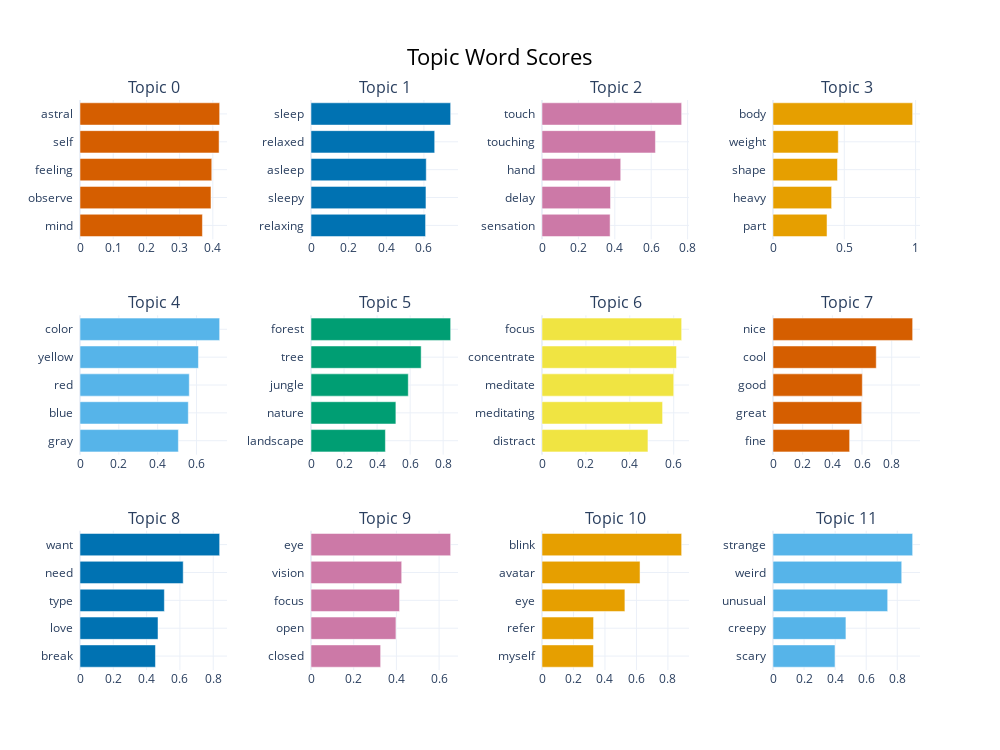

The cell this chart's notebook holds for it:
### Code cell
topic_model.visualize_barchart(top_n_topics=16)

### Figure 1 — Plotly figure (JSON) as saved in the notebook; plotly's stock layout.template omitted (floating-point values rounded to 4 significant figures)
{"data": [{"marker": {"color": "#D55E00"}, "orientation": "h", "type": "bar", "x": [0.3687, 0.3944, 0.3968, 0.4189, 0.4206], "xaxis": "x", "y": ["mind  ", "observe  ", "feeling  ", "self  ", "astral  "], "yaxis": "y"}, {"marker": {"color": "#0072B2"}, "orientation": "h", "type": "bar", "x": [0.6089, 0.6109, 0.6125, 0.6573, 0.7421], "xaxis": "x2", "y": ["relaxing  ", "sleepy  ", "asleep  ", "relaxed  ", "sleep  "], "yaxis": "y2"}, {"marker": {"color": "#CC79A7"}, "orientation": "h", "type": "bar", "x": [0.3742, 0.3765, 0.4325, 0.6232, 0.7672], "xaxis": "x3", "y": ["sensation  ", "delay  ", "hand  ", "touching  ", "touch  "], "yaxis": "y3"}, {"marker": {"color": "#E69F00"}, "orientation": "h", "type": "bar", "x": [0.3788, 0.411, 0.4524, 0.4577, 0.9793], "xaxis": "x4", "y": ["part  ", "heavy  ", "shape  ", "weight  ", "body  "], "yaxis": "y4"}, {"marker": {"color": "#56B4E9"}, "orientation": "h", "type": "bar", "x": [0.5066, 0.5577, 0.5627, 0.6099, 0.7192], "xaxis": "x5", "y": ["gray  ", "blue  ", "red  ", "yellow  ", "color  "], "yaxis": "y5"}, {"marker": {"color": "#009E73"}, "orientation": "h", "type": "bar", "x": [0.4504, 0.5138, 0.5889, 0.6668, 0.8453], "xaxis": "x6", "y": ["landscape  ", "nature  ", "jungle  ", "tree  ", "forest  "], "yaxis": "y6"}, {"marker": {"color": "#F0E442"}, "orientation": "h", "type": "bar", "x": [0.4827, 0.5494, 0.6002, 0.6129, 0.6363], "xaxis": "x7", "y": ["distract  ", "meditating  ", "meditate  ", "concentrate  ", "focus  "], "yaxis": "y7"}, {"marker": {"color": "#D55E00"}, "orientation": "h", "type": "bar", "x": [0.5165, 0.5981, 0.602, 0.6959, 0.9413], "xaxis": "x8", "y": ["fine  ", "great  ", "good  ", "cool  ", "nice  "], "yaxis": "y8"}, {"marker": {"color": "#0072B2"}, "orientation": "h", "type": "bar", "x": [0.4531, 0.4684, 0.5066, 0.6197, 0.8385], "xaxis": "x9", "y": ["break  ", "love  ", "type  ", "need  ", "want  "], "yaxis": "y9"}, {"marker": {"color": "#CC79A7"}, "orientation": "h", "type": "bar", "x": [0.3262, 0.3978, 0.4149, 0.4248, 0.6541], "xaxis": "x10", "y": ["closed  ", "open  ", "focus  ", "vision  ", "eye  "], "yaxis": "y10"}, {"marker": {"color": "#E69F00"}, "orientation": "h", "type": "bar", "x": [0.3268, 0.3276, 0.5267, 0.6228, 0.8872], "xaxis": "x11", "y": ["myself  ", "refer  ", "eye  ", "avatar  ", "blink  "], "yaxis": "y11"}, {"marker": {"color": "#56B4E9"}, "orientation": "h", "type": "bar", "x": [0.3991, 0.4695, 0.7384, 0.8287, 0.8991], "xaxis": "x12", "y": ["scary  ", "creepy  ", "unusual  ", "weird  ", "strange  "], "yaxis": "y12"}], "layout": {"annotations": [{"font": {"size": 16}, "showarrow": false, "text": "Topic 0", "x": 0.0875, "xanchor": "center", "xref": "paper", "y": 1, "yanchor": "bottom", "yref": "paper"}, {"font": {"size": 16}, "showarrow": false, "text": "Topic 1", "x": 0.3625, "xanchor": "center", "xref": "paper", "y": 1, "yanchor": "bottom", "yref": "paper"}, {"font": {"size": 16}, "showarrow": false, "text": "Topic 2", "x": 0.6375, "xanchor": "center", "xref": "paper", "y": 1, "yanchor": "bottom", "yref": "paper"}, {"font": {"size": 16}, "showarrow": false, "text": "Topic 3", "x": 0.9125, "xanchor": "center", "xref": "paper", "y": 1, "yanchor": "bottom", "yref": "paper"}, {"font": {"size": 16}, "showarrow": false, "text": "Topic 4", "x": 0.0875, "xanchor": "center", "xref": "paper", "y": 0.6222, "yanchor": "bottom", "yref": "paper"}, {"font": {"size": 16}, "showarrow": false, "text": "Topic 5", "x": 0.3625, "xanchor": "center", "xref": "paper", "y": 0.6222, "yanchor": "bottom", "yref": "paper"}, {"font": {"size": 16}, "showarrow": false, "text": "Topic 6", "x": 0.6375, "xanchor": "center", "xref": "paper", "y": 0.6222, "yanchor": "bottom", "yref": "paper"}, {"font": {"size": 16}, "showarrow": false, "text": "Topic 7", "x": 0.9125, "xanchor": "center", "xref": "paper", "y": 0.6222, "yanchor": "bottom", "yref": "paper"}, {"font": {"size": 16}, "showarrow": false, "text": "Topic 8", "x": 0.0875, "xanchor": "center", "xref": "paper", "y": 0.2444, "yanchor": "bottom", "yref": "paper"}, {"font": {"size": 16}, "showarrow": false, "text": "Topic 9", "x": 0.3625, "xanchor": "center", "xref": "paper", "y": 0.2444, "yanchor": "bottom", "yref": "paper"}, {"font": {"size": 16}, "showarrow": false, "text": "Topic 10", "x": 0.6375, "xanchor": "center", "xref": "paper", "y": 0.2444, "yanchor": "bottom", "yref": "paper"}, {"font": {"size": 16}, "showarrow": false, "text": "Topic 11", "x": 0.9125, "xanchor": "center", "xref": "paper", "y": 0.2444, "yanchor": "bottom", "yref": "paper"}], "height": 750, "hoverlabel": {"bgcolor": "white", "font": {"family": "Rockwell", "size": 16}}, "showlegend": false, "title": {"font": {"color": "Black", "size": 22}, "text": "Topic Word Scores", "x": 0.5, "xanchor": "center", "yanchor": "top"}, "width": 1000, "xaxis": {"anchor": "y", "domain": [0, 0.175], "showgrid": true}, "xaxis10": {"anchor": "y10", "domain": [0.275, 0.45], "showgrid": true}, "xaxis11": {"anchor": "y11", "domain": [0.55, 0.725], "showgrid": true}, "xaxis12": {"anchor": "y12", "domain": [0.825, 1], "showgrid": true}, "xaxis2": {"anchor": "y2", "domain": [0.275, 0.45], "showgrid": true}, "xaxis3": {"anchor": "y3", "domain": [0.55, 0.725], "showgrid": true}, "xaxis4": {"anchor": "y4", "domain": [0.825, 1], "showgrid": true}, "xaxis5": {"anchor": "y5", "domain": [0, 0.175], "showgrid": true}, "xaxis6": {"anchor": "y6", "domain": [0.275, 0.45], "showgrid": true}, "xaxis7": {"anchor": "y7", "domain": [0.55, 0.725], "showgrid": true}, "xaxis8": {"anchor": "y8", "domain": [0.825, 1], "showgrid": true}, "xaxis9": {"anchor": "y9", "domain": [0, 0.175], "showgrid": true}, "yaxis": {"anchor": "x", "domain": [0.7556, 1], "showgrid": true}, "yaxis10": {"anchor": "x10", "domain": [0, 0.2444], "showgrid": true}, "yaxis11": {"anchor": "x11", "domain": [0, 0.2444], "showgrid": true}, "yaxis12": {"anchor": "x12", "domain": [0, 0.2444], "showgrid": true}, "yaxis2": {"anchor": "x2", "domain": [0.7556, 1], "showgrid": true}, "yaxis3": {"anchor": "x3", "domain": [0.7556, 1], "showgrid": true}, "yaxis4": {"anchor": "x4", "domain": [0.7556, 1], "showgrid": true}, "yaxis5": {"anchor": "x5", "domain": [0.3778, 0.6222], "showgrid": true}, "yaxis6": {"anchor": "x6", "domain": [0.3778, 0.6222], "showgrid": true}, "yaxis7": {"anchor": "x7", "domain": [0.3778, 0.6222], "showgrid": true}, "yaxis8": {"anchor": "x8", "domain": [0.3778, 0.6222], "showgrid": true}, "yaxis9": {"anchor": "x9", "domain": [0, 0.2444], "showgrid": true}}}
